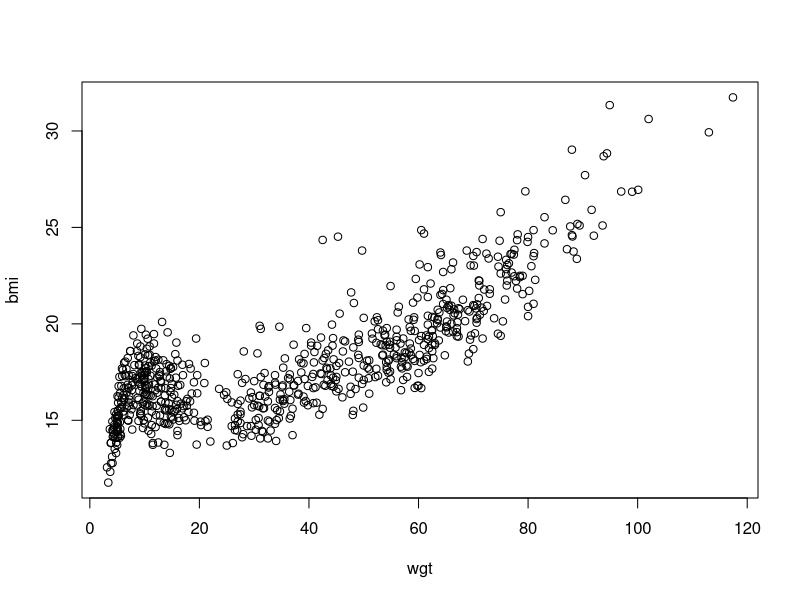
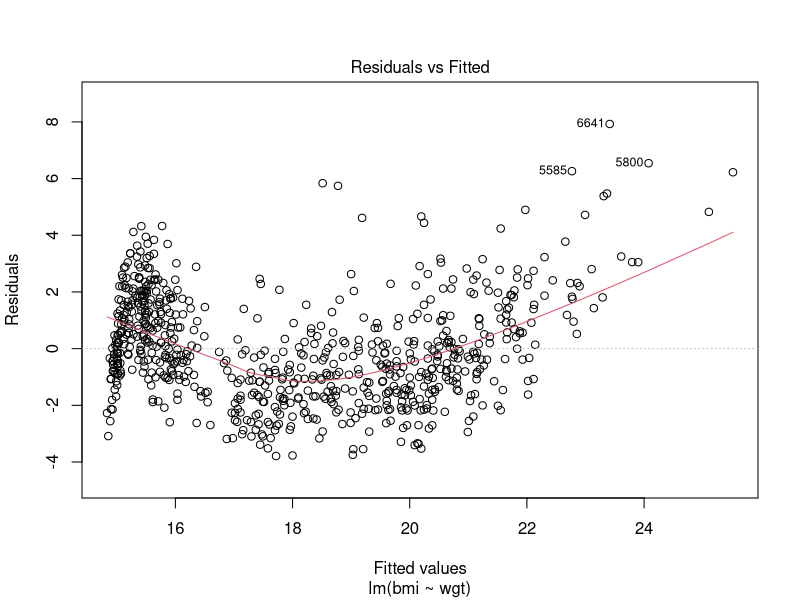
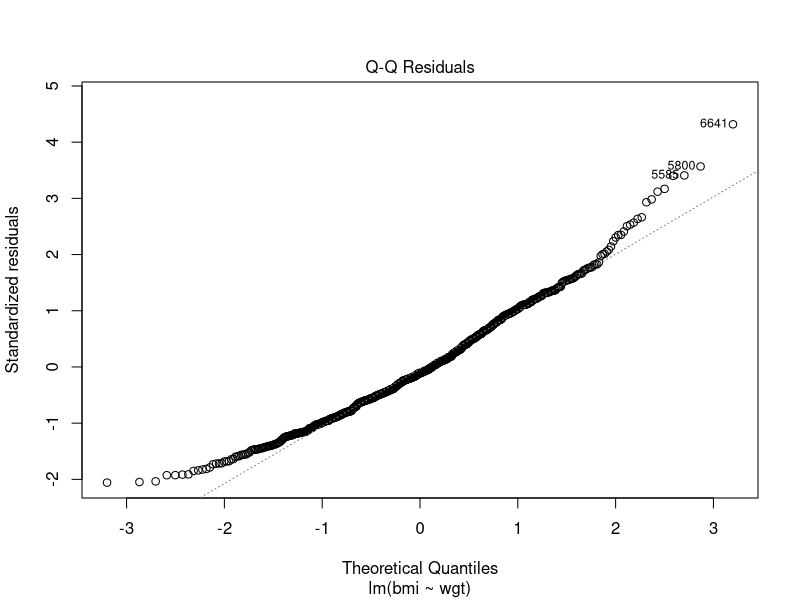
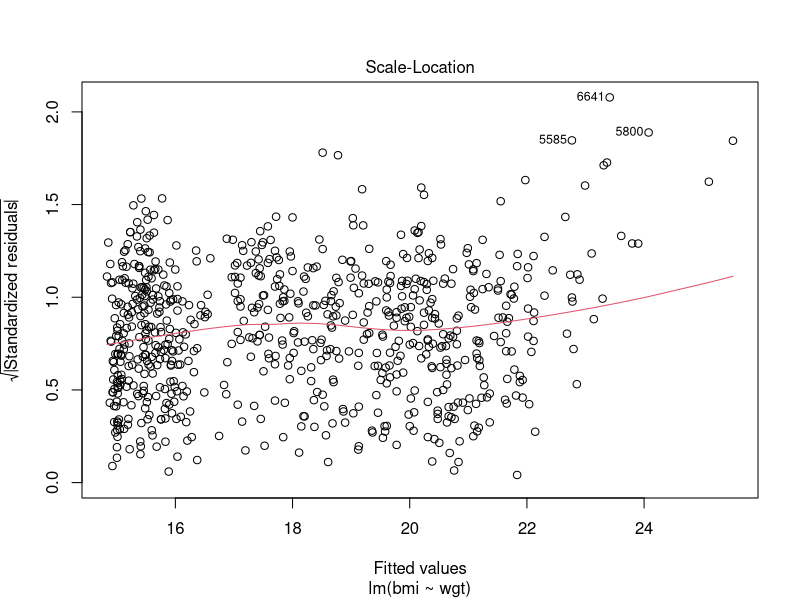
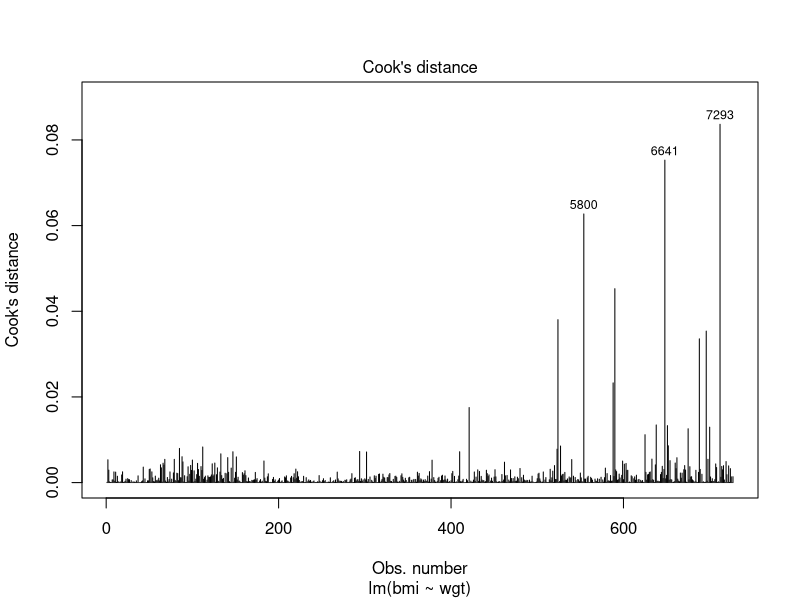
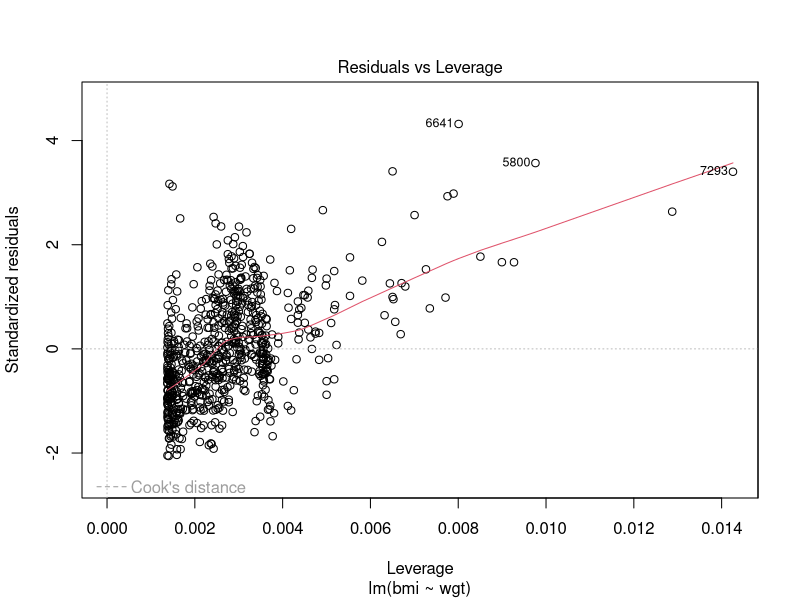
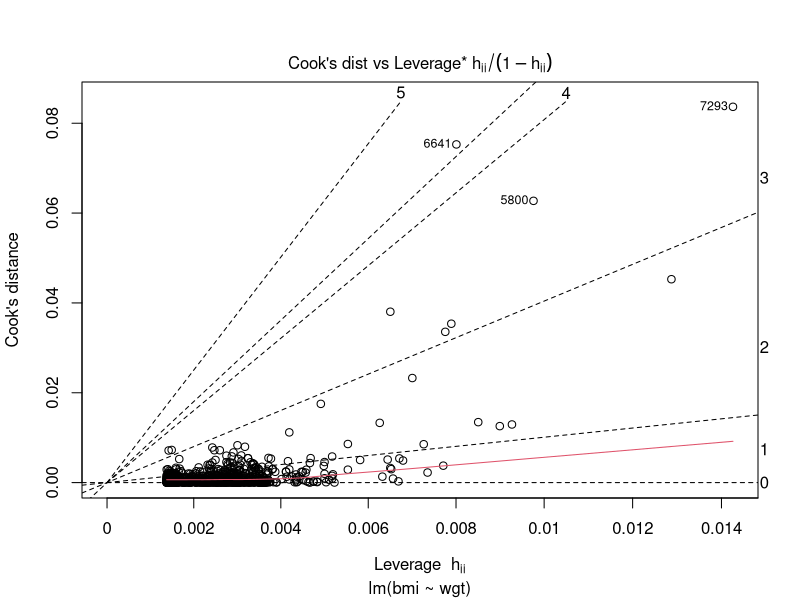

Recreate these plots in R, in order.
## ---- chunk 1
a <- 100
## ---- chunk 2
a
## ---- chunk 3
a <- c(1, 2, 3, 4, 5)
a
b <- 1:5
b
## ---- chunk 4
a.new <- c(a, "A")
a.new
## ---- chunk 5
a
## ---- chunk 6
rep(a, 15)
## ---- chunk 7
a[3]
## ---- chunk 8
c <- matrix(a, nrow = 5, ncol = 2)
c
## ---- chunk 9
c[1, ]
## ---- chunk 10
c[, 2]
## ---- chunk 11
c[1, 2]
## ---- chunk 12
cbind(c, letters[1:5])
## ---- chunk 13
cbind(c, c("a", "b", "c", "d", "e"))
## ---- chunk 14
d <- data.frame("V1" = rnorm(5),
                "V2" = rnorm(5, mean = 5, sd = 2), 
                "V3" = letters[1:5])
d
## ---- chunk 15
row.names(d) <- c("row 1", "row 2", "row 3", "row 4", "row 5")
d
## ---- chunk 16
d["row 3", ]
## ---- chunk 17
d[3, ]
## ---- chunk 18
d[2, 3]
## ---- chunk 19
d[, "V2"] # and
d[, 2]
## ---- chunk 20
d$V2
## ---- chunk 21
e <- array(1:24, dim = c(2, 4, 3))
e
## ---- chunk 22
e[1, 3, 2]
## ---- chunk 23
e[, , 3] <- as.character(e[, , 3])
e
## ---- chunk 24
f <- list(a)
f
## ---- chunk 25
f[[1]]
## ---- chunk 26
f[[2]] <- d
f
## ---- chunk 27
names(f) <- c("vector", "data frame")
f
## ---- chunk 28
f[[1]]
f[["vector"]]
f$vector
## ---- chunk 29
g <- list(f, f)
## ---- chunk 30
g[[2]][[1]]
g[[2]]$vector
## ---- chunk 31
c[c > 3]
## ---- chunk 32
c > 3
## ---- chunk 33
c[c < 3 | c > 3] #c smaller than 3 or larger than 3
## ---- chunk 34
c[c != 3] #c not equal to 3
## ---- chunk 35
c != 3
## ---- chunk 36
c
## ---- chunk 37
0 / 0
## ---- chunk 38
mean(c(1, 2, NA, 4, 5))
## ---- chunk 39
mean(c(1, 2, NA, 4, 5), na.rm = TRUE)
mean(na.omit(c(1, 2, NA, 4, 5)))
## ---- chunk 40
(3 - 2.9)
(3 - 2.9) <= 0.1
## ---- chunk 41
(3 - 2.9) - .1
## ---- chunk 42
library(stats)
## ---- chunk 43
require(stats)
## ---- chunk 44
require(mice)
## ---- chunk 45
lm(bmi ~ wgt, data = boys)
## ---- chunk 46
lm(bmi ~ I(wgt / (hgt / 100)^2), data = boys)
## ---- chunk 47
fit <- lm(bmi ~ I(wgt / (hgt / 100)^2), data = boys)
## ---- chunk 48
ls(fit)
## ---- chunk 49
attributes(fit)
## ---- chunk 50
class(fit)
## ---- chunk 51
plot(bmi ~ wgt, data = boys)
## ---- chunk 52
plot(lm(bmi ~ wgt, data = boys), which = 1)
## ---- chunk 53
plot(lm(bmi ~ wgt, data = boys), which = 2)
## ---- chunk 54
plot(lm(bmi ~ wgt, data = boys), which = 3)
## ---- chunk 55
plot(lm(bmi ~ wgt, data = boys), which = 4)
## ---- chunk 56
plot(lm(bmi ~ wgt, data = boys), which = 5)
## ---- chunk 57
plot(lm(bmi ~ wgt, data = boys), which = 6)
## ---- chunk 58
# This is to demonstrate that at about eighty characters you would move off of the page

# Also, if you have a very wide function
fit <- lm(age ~ bmi + hgt + wgt + hc + gen + phb + tv + reg + bmi * hgt + wgt * hgt + wgt * hgt * bmi, data = boys)

# it would be nice to pose it as
fit <- lm(age ~ bmi + hgt + wgt + hc + gen + phb + tv + reg + bmi * hgt 
          + bmi * wgt + wgt * hgt + wgt * hgt * bmi, data = boys)
#or
fit <- lm(age ~ bmi + hgt + wgt + hc + gen + phb + tv + reg 
          + bmi * hgt 
          + bmi * wgt
          + wgt * hgt 
          + wgt * hgt * bmi, 
          data = boys)
